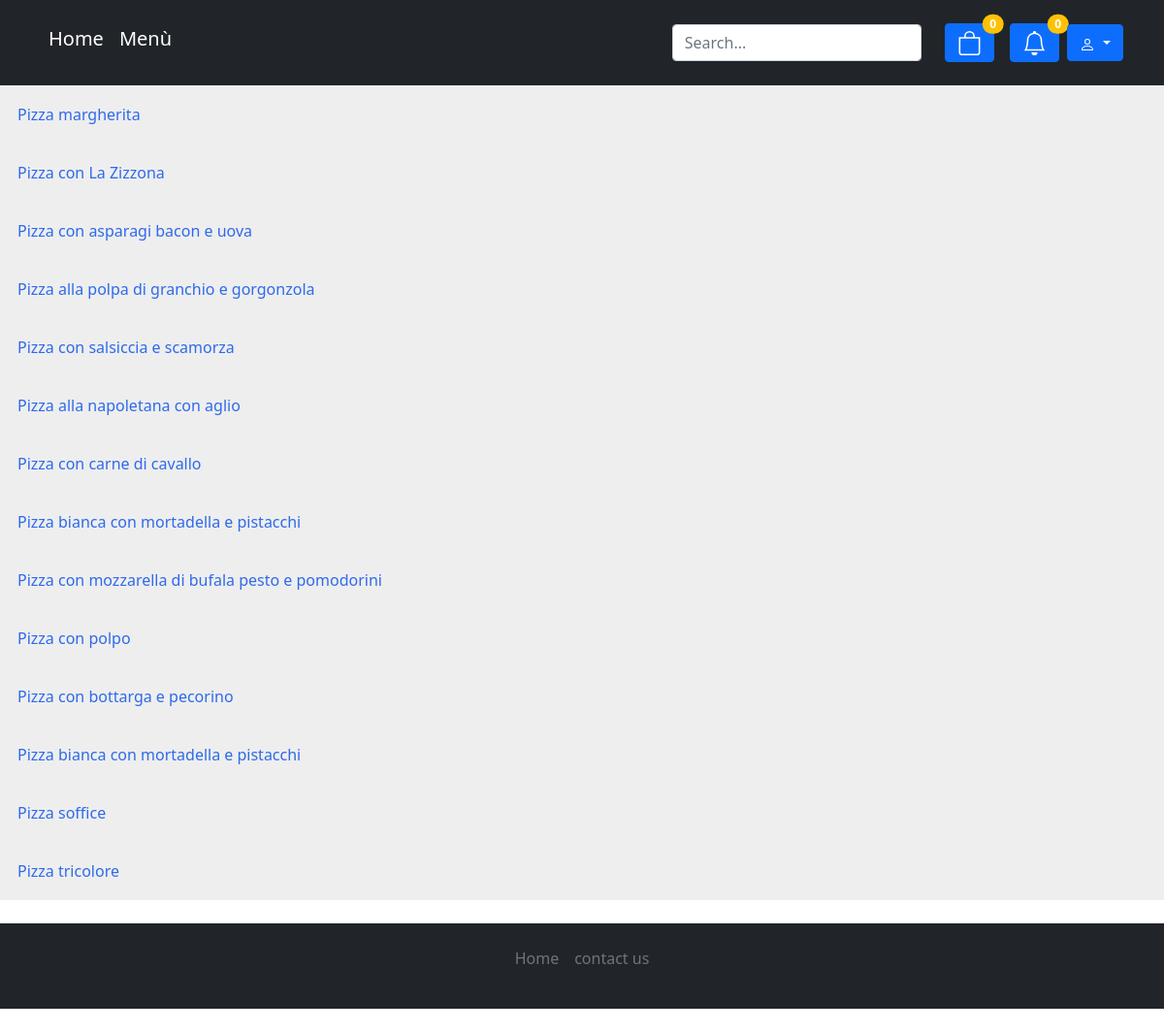
Screenshot of /menù.php with the database file from the repository.
### tables this page shows
CREATE TABLE `prodotto` (
  `cod_prod` int(11) NOT NULL,
  `nome_prod` varchar(100) NOT NULL,
  `desc_prod` varchar(2000) NOT NULL,
  `img_prod` varchar(100) NOT NULL,
  `prezzo_unitario` int(11) NOT NULL
);

### menù.php (called while the page is built, shortened)
<?php
require_once("bootstrap.php");
    $templateParams["prodotti"] = $dbh->get_prodotto();
    $templateParams["titolo"] = "Menù";
    $templateParams["nome"] = "template/menù.php";
    $templateParams["css"] = "css/menù.css";
    $templateParams["js"] = "js/menù.js";
    $templateParams["js"] = "js/search.js";
require("template/base.php");
?>

### db/database.php (called while the page is built, shortened)
<?php
class DatabaseHelper{
    private $db;
    public function __construct($servername, $username, $password, $dbname){
        $this->db = new mysqli($servername, $username, $password, $dbname);
    }
    public function get_prodotto(){
        $stmt = $this->db->prepare("SELECT * FROM prodotto");
        $stmt->execute();
        $result = $stmt->get_result();
        return $result->fetch_all(MYSQLI_ASSOC);
    }
}
?>

### bootstrap.php (called while the page is built, shortened)
<?php
require_once("db/database.php");
$dbh = new DatabaseHelper("localhost", "root", "", "database_tecnologie_web");
?>

### template/menù.php (the view, shortened to what this page needs)
<div class="accordion">
      <?php foreach ($templateParams["prodotti"] as $prodotto):?>
        <button><?php echo  $prodotto["nome_prod"] ?></button>
    <?php endforeach; ?>
  </div>

### template/base.php (shortened to what this page needs)
<!doctype html>
<html lang="en">
  <head>
    <link href="https://cdn.jsdelivr.net/npm/bootstrap@5.0.2/dist/css/bootstrap.min.css" rel="stylesheet">
     <?php
    if(isset($templateParams["css"])):
    ?>
    <link href=<?php echo $templateParams["css"]; ?> rel="stylesheet" type="text/css"/>
    <?php
    endif;
    ?>
    <link href="./css/base.css" rel="stylesheet" type="text/css"/>
  </head>
  <body>
  <header class="p-3 bg-dark text-white">
    <div class="container">
      <div class="d-flex flex-wrap align-items-center justify-content-center justify-content-lg-start">
          <ul class="nav col-12 col-lg-auto me-lg-auto mb-2 justify-content-center mb-md-0">
            <li><a href="index.php" class="nav-link h5 px-2 text-white">Home</a></li>
            <li><a href="menù.php" class="nav-link h5 px-2 text-white">Menù</a></li>
          </ul>
          <form class="col-12 col-lg-auto mb-3 mb-lg-0 me-lg-3">
            <input type="text" id="myInput" onkeyup="myFunction()"class="form-control form-control-dark" placeholder="Search..." aria-label="Search">
          </form>
          <a href="carrello.php" class="btn btn-primary m-2 position-relative">
            <svg xmlns="http://www.w3.org/2000/svg" width="25" height="25" fill="currentColor" class="bi bi-bag" viewBox="0 0 16 16">
              <path d="M8 1a2.5 2.5 0 0 1 2.5 2.5V4h-5v-.5A2.5 2.5 0 0 1 8 1zm3.5 3v-.5a3.5 3.5 0 1 0-7 0V4H1v10a2 2 0 0 0 2 2h10a2 2 0 0 0 2-2V4h-3.5zM2 5h12v9a1 1 0 0 1-1 1H3a1 1 0 0 1-1-1V5z"/>
            </svg>
            <span class="position-absolute top-0 start-100 translate-middle badge rounded-pill bg-warning">
            <?php
            if (isset($templateParams["prod"])) {
              $count_car = 0;
              foreach ($templateParams["prod"] as $prod) :
                $count_car = $count_car + $prod["quantità_prod_car"];
              endforeach;
              echo $count_car;
            }
            else {
              echo "0";
            }
            ?>
            </span>
          </a>
          <a href="notifiche.php" class="btn btn-primary m-2 position-relative">
            <span class="position-absolute top-0 start-100 translate-middle badge rounded-pill bg-warning">
            <?php if (isset($templateParams["notifiche"])) {
              $count=0;
              foreach ($templateParams["notifiche"] as $notifica) :
                if ($notifica["visto"]=="no") {
                  $count = $count + 1;
                }
              endforeach;
              echo $count;
            }
            else {
              echo "0";
            }
             ?>
            </span>
          </a>
          <div class="dropdown">
              <button class="btn btn-primary mr-5  dropdown-toggle" type="button" id="dropdownMenuButton1" data-bs-toggle="dropdown" aria-expanded="false">
              </button>
            </div>
      </div>
    </div>
</header>
    <main>
      <?php
      if(isset($templateParams["nome"])){
          require($templateParams["nome"]);
      }
      ?>
    </main>
<footer class="py-3 my-4 bg-dark ">
    <ul class="nav justify-content-center mb-3 text-muted">
      <li class="nav-item"><a href="index.php" class="nav-link px-2 text-muted">Home</a></li>
      <li class="nav-item"><a href="contact_us.php" class="nav-link px-2 text-muted">contact us</a></li>
    </ul>
  </footer>
  </body>
</html>

### css/menù.css (style rules this page uses)
div.accordion > button { background-color: #eee; color: rgb(47, 106, 235); cursor: pointer; padding: 18px; width: 100%; text-align: left; border: none; outline: none; }

### css/base.css (style rules this page uses)
.nav-link { color:rgb(0, 153, 255); }

### rows the page displays
prodotto: nome_prod "Pizza margherita"
prodotto: nome_prod "Pizza con La Zizzona"
prodotto: nome_prod "Pizza con asparagi bacon e uova"
prodotto: nome_prod "Pizza alla polpa di granchio e gorgonzola"
prodotto: nome_prod "Pizza con salsiccia e scamorza"
prodotto: nome_prod "Pizza alla napoletana con aglio"
prodotto: nome_prod "Pizza con carne di cavallo"
prodotto: nome_prod "Pizza bianca con mortadella e pistacchi"
prodotto: nome_prod "Pizza con mozzarella di bufala pesto e pomodorini"
prodotto: nome_prod "Pizza con polpo"
prodotto: nome_prod "Pizza con bottarga e pecorino"
prodotto: nome_prod "Pizza bianca con mortadella e pistacchi"
prodotto: nome_prod "Pizza soffice"
prodotto: nome_prod "Pizza tricolore"
